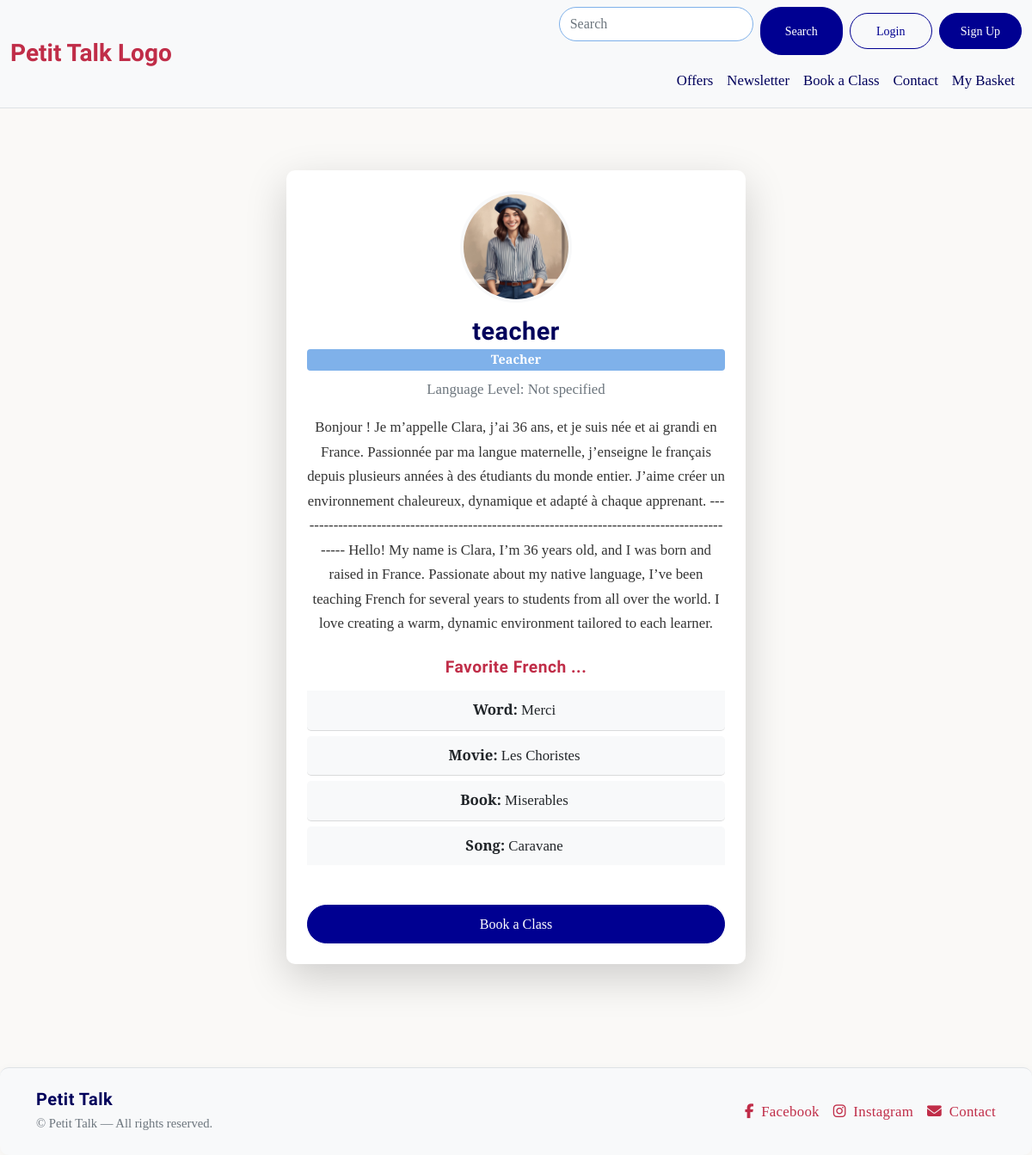
The page /profile/4/ on the database its author committed.
### userprofile/models.py (models this page shows, shortened)
class Profile(models.Model):
    user = models.OneToOneField(User, on_delete=models.CASCADE, related_name='profile')
    is_student = models.BooleanField(default=False)
    is_teacher = models.BooleanField(default=False)
    bio = models.TextField(blank=True)
    profile_image = models.ImageField(
        upload_to='profile_pics/',
        default='images/default.png',
        blank=True,
        null=True
    )
    favorite_word = models.CharField(max_length=100, blank=True)
    favorite_movie = models.CharField(max_length=100, blank=True)
    favorite_book = models.CharField(max_length=100, blank=True)
    favorite_song = models.CharField(max_length=100, blank=True)
    intro_video = models.FileField(
        upload_to='profile_videos/',
        blank=True,
        null=True
    )
    language_level = models.CharField(max_length=2, choices=LEVELS, blank=True)
    goals = models.TextField(blank=True)

### userprofile/views.py (the view)
# urls.py: path('<int:user_id>/', views.teacher_profile, name='teacher_profile'),
def teacher_profile(request, user_id):
    user = get_object_or_404(User, id=user_id)
    profile = get_object_or_404(Profile, user=user, is_teacher=True)
    return render(request, 'userprofile/teacher_profile.html', {'profile': profile})

### userprofile/templates/userprofile/teacher_profile.html (shortened to what this page needs)
{% extends "base.html" %}
{% load static %}
{% block content %}
<div class="container py-5">
    <div class="row justify-content-center">
        <div class="col-lg-6 col-md-8">
            <div class="card shadow-lg rounded-4 p-4 text-center profile-card">
                {% if profile.profile_image %}
                    <img src="{{ profile.profile_image.url }}" class="profile-img mb-3"
                         alt="{{ profile.user.username }}">
                {% else %}
                    <img src="{% static 'images/default_profile.png' %}" class="profile-img mb-3"
                         alt="Default Profile">
                {% endif %}
                <h3 class="fw-bold mb-1">{{ profile.user.username }}</h3>
                {% if profile.is_teacher %}
                    <span class="badge badge-teacher mb-2">Teacher</span>
                {% else %}
                    <span class="badge badge-student mb-2">Student</span>
                {% endif %}
                <p class="text-muted mb-3">
                    Language Level: {{ profile.get_language_level_display|default:"Not specified" }}
                </p>
                <p class="mb-4">{{ profile.bio|default:"This teacher hasn’t written a bio yet." }}</p>
                {% if profile.favorite_word or profile.favorite_movie or profile.favorite_book or profile.favorite_song %}
                    <h5 class="favorites-header mb-3">Favorite French ...</h5>
                    <ul class="list-group list-group-flush mb-4">
                        {% if profile.favorite_word %}
                        <li class="list-group-item"><strong>Word:</strong> {{ profile.favorite_word }}</li>
                        {% endif %}
                        {% if profile.favorite_movie %}
                        <li class="list-group-item"><strong>Movie:</strong> {{ profile.favorite_movie }}</li>
                        {% endif %}
                        {% if profile.favorite_book %}
                        <li class="list-group-item"><strong>Book:</strong> {{ profile.favorite_book }}</li>
                        {% endif %}
                        {% if profile.favorite_song %}
                        <li class="list-group-item"><strong>Song:</strong> {{ profile.favorite_song }}</li>
                        {% endif %}
                    </ul>
                {% endif %}
                <div class="d-flex flex-column gap-2 mt-3">
                    <a href="#" class="btn btn-primary">Book a Class</a>
                </div>
            </div>
        </div>
    </div>
</div>
{% endblock %}

### static/css/base.css (style rules this page uses)
:root { --strong-red: #C02D48; --light-red: #E77474; --dark-red: #A0132D; --strong-blue: #000091; --light-blue: #7FB1EA; --dark-blue: #00005B; --primary-font: 'Cormorant Garamond', serif; --secondary-font: 'IM Fell French Canon SC', serif; --accent-font: 'Pinyon Script', 'Lucida Handwriting', serif; --school-font: 'Edu Australia VIC WA NT Hand Guides', serif; }
body { background-color: #faf9f7; color: #222; line-height: 1.7; font-size: 1.05rem; font-family: var(--primary-font); }
h1, h2, h3, h4, h5 { font-family: var(--secondary-font); color: var(--dark-blue); letter-spacing: 0.5px; }
p { color: #333; font-weight: 400; }
.card, section.bg-light, footer { border-radius: 10px; box-shadow: 0 2px 12px rgba(0, 0, 0, 0.04); }
.btn { border-radius: 25px; min-width: 96px; padding: 0.6rem 1.5rem; font-weight: 500; display: inline-flex; align-items: center; justify-content: center; transition: all 0.3s ease; }
.btn-primary { background-color: var(--strong-blue); border-color: var(--strong-blue); color: #fff; }
a, button { transition: all 0.25s ease; }
.profile-img { width: 150px; height: 150px; object-fit: cover; border-radius: 50%; border: 3px solid #f8f9fa; display: block; margin: 0 auto 1rem auto; transition: all 0.3s ease; }
.card { border: none; box-shadow: 0 4px 15px rgba(0,0,0,0.08); }
h3 { font-size: 1.8rem; margin-bottom: 0.5rem; }
.badge { font-size: 0.9rem; padding: 0.35em 0.75em; }
.badge-teacher { background-color: var(--light-blue); color: #fff; }
.list-group-item { border-left: 4px solid; padding-left: 12px; margin-bottom: 5px; border-radius: 5px; background-color: #f8f9fa; }
.favorites-header { color: var(--strong-red); font-weight: 600; font-size: 1.2rem; }
.btn-primary { background-color: var(--strong-blue); border-color: var(--strong-blue); }
.profile-card { transition: transform 0.2s, box-shadow 0.2s; }
.profile-img { width: 130px; height: 130px; object-fit: cover; border: 4px solid #f8f9fa; max-width: 40%; }
.list-group-item { border-left: 4px solid #0d6efd; padding-left: 12px; margin-bottom: 6px; border-radius: 5px; background-color: #f8f9fa; }

### rows shown on the page
Profile: profile_image (picture), user.username "teacher", language_level "Not specified", bio "Bonjour ! Je m’appelle Clara, j’ai 36 ans, et je suis née et ai grandi en France. Passionnée par ma langue maternelle, j’enseigne le français depuis plusieurs années à des étudiants du monde entier. J’aime créer un environnement chaleureux, dynamique et adapté à chaque apprenant. ---------------------------------------------------------------------------------------------- Hello! My name is Clara, I’m 36 years old, and I was born and raised in France. Passionate about my native language, I’ve been teaching French for several years to students from all over the world. I love creating a warm, dynamic environment tailored to each learner.", favorite_word "Merci", favorite_movie "Les Choristes", favorite_book "Miserables", favorite_song "Caravane"
